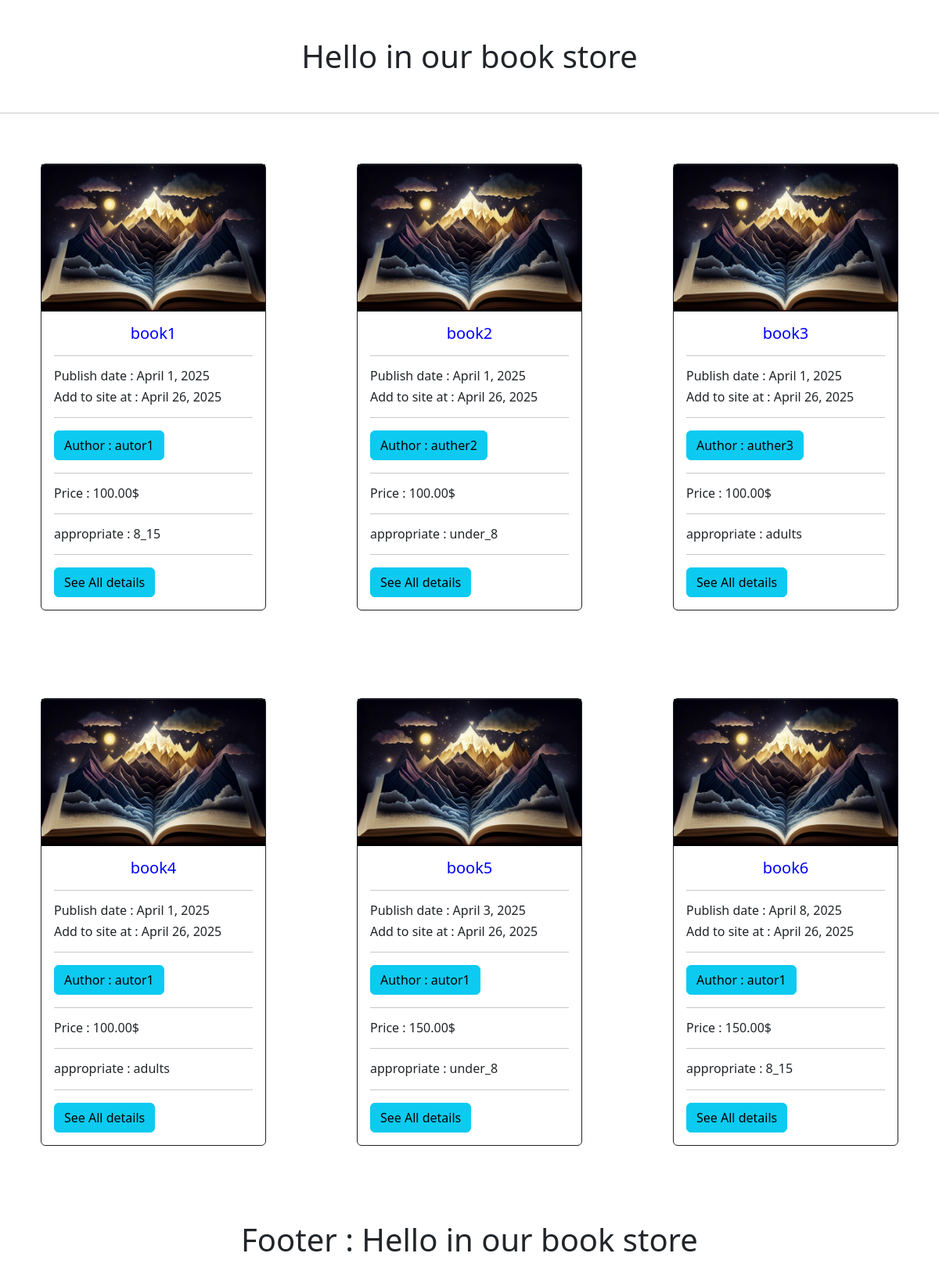
The page /books/ on the database its author committed.
### books/models.py (models this page shows, shortened)
class Books(models.Model):
    name = models.CharField(max_length=255)
    publish_date = models.DateField()
    add_to_site_at = models.DateField(auto_now_add=True)
    author = models.ForeignKey(
        Author, on_delete=models.CASCADE, related_name='books')
    price = models.DecimalField(max_digits=6, decimal_places=2)
    appropriate = models.CharField(max_length=10, choices=[
        ('under_8', 'Under 8'),
        ('8_15', '8-15'),
        ('adults', 'Adults'),
    ])

class Author(models.Model):
    name = models.CharField(max_length=255)
    def __str__(self):
        return self.name

### books/views.py (the view)
# urls.py: path("",views.index,name='index'),
def index(request):
    books_data = models.Books.objects.all()
    context = {
        "books": books_data
    }
    return render(request, 'books/index.html', context)

### books/templates/books/index.html
{% extends 'books/base.html'%}
{% load static %}
{% block 'content' %}
<main>
    <div class="d-flex justify-content-evenly flex-wrap gap-3">
        {% for book in books %}
        <div class="card m-5 border-dark" style="width: 18rem;">
            <img src="{% static 'books/images/2.png' %}" alt="books">
            <div class="card-body">
                <h5 class="book-name text-center">{{book.name}}</h5>
                <hr>
                <h6 class="card-text">Publish date : {{book.publish_date}}</h6>
                <h6 class="card-text">Add to site at : {{book.add_to_site_at}}</h6>
                <hr>
                <a href="{% url 'books:author' book.author.id %}" class="btn btn-info">Author : {{book.author}}</a>
                <hr>
                <h6 class="card-text">Price : {{book.price}}$</h6>
                <hr>
                <h6 class="card-text">appropriate : {{book.appropriate}}</h6>
                <hr>
                <a href="{% url 'books:single' book.id %}" class="btn btn-info">See All details</a>
            </div>
        </div>
        {% endfor %}
    </div>
</main>
{% endblock %}

### books/templates/books/base.html (shortened to what this page needs)
<!DOCTYPE html>
<html lang="en">
<head>
    {% block 'css' %}
        <link rel="stylesheet" href="{% static 'books/css/style.css' %}">
        <link href="https://cdn.jsdelivr.net/npm/bootstrap@5.3.3/dist/css/bootstrap.min.css" rel="stylesheet">
    {% endblock %}
</head>
<body>
    <header>
        <h1 class="text-center m-5">Hello in our book store</h1>
    </header>
    <hr>
    {% block 'content' %}{% endblock %}
    <footer>
        <h1 class="text-center m-5">Footer : Hello in our book store</h1>
    </footer>
</body>
</html>

### books/static/books/css/style.css (style rules this page uses)
.book-name { color: blue; }

### rows shown on the page
Books: name "book1", publish_date "April 1, 2025", add_to_site_at "April 26, 2025", author "autor1", price "100.00", appropriate "8_15"
Books: name "book2", publish_date "April 1, 2025", add_to_site_at "April 26, 2025", author "auther2", price "100.00", appropriate "under_8"
Books: name "book3", publish_date "April 1, 2025", add_to_site_at "April 26, 2025", author "auther3", price "100.00", appropriate "adults"
Books: name "book4", publish_date "April 1, 2025", add_to_site_at "April 26, 2025", author "autor1", price "100.00", appropriate "adults"
Books: name "book5", publish_date "April 3, 2025", add_to_site_at "April 26, 2025", author "autor1", price "150.00", appropriate "under_8"
Books: name "book6", publish_date "April 8, 2025", add_to_site_at "April 26, 2025", author "autor1", price "150.00", appropriate "8_15"
